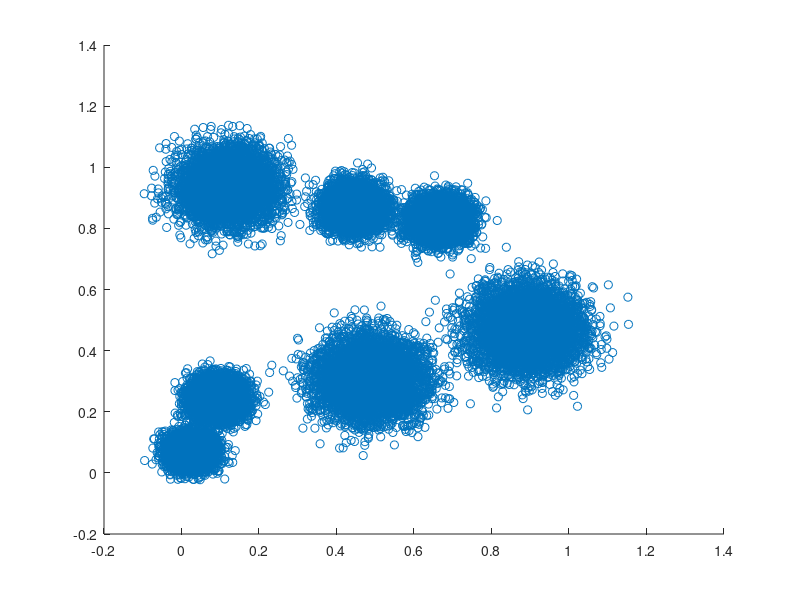

This chart was generated by the following MATLAB code: (Note: this script raises an error after producing the figure.)
%% Wrapper to load sample datasets and run DDCAR
clear
clear functions
DataIn=csvread('gaussian5000b.csv',1,0);
figure(1)
scatter(DataIn(:,1),DataIn(:,2));

%% Normalise data
DataIn=double(DataIn(:,1:2));
for idx=1:size(DataIn,2)
    DataIn(:,idx) = (DataIn(:,idx)-min(DataIn(:,idx))) / (max(DataIn(:,idx))-min(DataIn(:,idx)));
end

%% Run DDCAR
MinimumClusterSize=1; % note this value is not currently used and is intended to remove 'clutter' from plots, or to identify outliers ratther than form part of the cluster technique itself
Verbose=0;
Merge=1;
tic
[Clusters, Results]=DDCAR_ver02(DataIn, MinimumClusterSize,Verbose, Merge); % data, min clus size, verbose, merge
t2=toc;
sprintf('Cluster time= %3f at %2f samples per second',t2, size(DataIn,1)/t2)
%% Plot Results
figure(3)
clf
Colours=distinguishable_colors(max(Results(:,3)));
scatter(Results(:,1),Results(:,2),20,Colours(Results(:,3),:))
axis([0 1 0 1])
hold on
for zz=1:size(Clusters.Centre,1)
  rectangle('Position',[Clusters.Centre(zz,1)-Clusters.Rad(zz,1), Clusters.Centre(zz,2)-Clusters.Rad(zz,2), 2*Clusters.Rad(zz,1), 2*Clusters.Rad(zz,2)],'Curvature',[1,1])
end